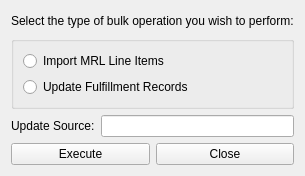
<?xml version="1.0" encoding="UTF-8"?>
<ui version="4.0">
 <class>BulkOperationsWindow</class>
 <widget class="QWidget" name="BulkOperationsWindow">
  <property name="geometry">
   <rect>
    <x>0</x>
    <y>0</y>
    <width>278</width>
    <height>176</height>
   </rect>
  </property>
  <property name="windowTitle">
   <string>Bulk Operations</string>
  </property>
  <layout class="QVBoxLayout" name="verticalLayout">
   <item>
    <widget class="QLabel" name="instructionsLabel">
     <property name="text">
      <string>Select the type of bulk operation you wish to perform:</string>
     </property>
    </widget>
   </item>
   <item>
    <widget class="QGroupBox" name="operationGroup">
     <layout class="QVBoxLayout" name="operationLayout">
      <item>
       <widget class="QRadioButton" name="importMRLLineItemsRadio">
        <property name="text">
         <string>Import MRL Line Items</string>
        </property>
       </widget>
      </item>
      <item>
       <widget class="QRadioButton" name="updateFulfillmentRecordsRadio">
        <property name="text">
         <string>Update Fulfillment Records</string>
        </property>
       </widget>
      </item>
     </layout>
    </widget>
   </item>
   <item>
    <layout class="QHBoxLayout" name="updateSourceLayout">
     <item>
      <widget class="QLabel" name="updateSourceLabel">
       <property name="text">
        <string>Update Source:</string>
       </property>
      </widget>
     </item>
     <item>
      <widget class="QLineEdit" name="updateSourceEdit"/>
     </item>
    </layout>
   </item>
   <item>
    <layout class="QHBoxLayout" name="actionButtonsLayout">
     <item>
      <widget class="QPushButton" name="executeButton">
       <property name="text">
        <string>Execute</string>
       </property>
      </widget>
     </item>
     <item>
      <widget class="QPushButton" name="closeButton">
       <property name="text">
        <string>Close</string>
       </property>
      </widget>
     </item>
    </layout>
   </item>
  </layout>
 </widget>
 <resources/>
 <connections/>
</ui>
